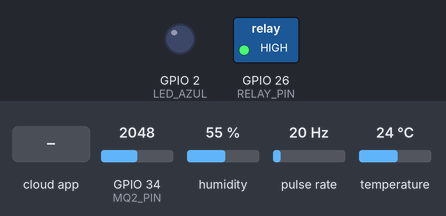
Bench run of a sketch on a simulated ESP32. Parts: switched loads named in the sketch (green lamp = pin HIGH), output pins drawn as LEDs (lit = HIGH). Wiring (inferred from the names in the program): pulse sensor: data GPIO 14. Inputs (shaded band) come from the test bench; at power-on: GPIO 34 (MQ2_PIN) = 2048, humidity 55 %, pulse rate 20 Hz, temperature 24 °C. WiFi joins after 1.5 s; servers stay silent unless stated; the Firebase database answers and starts empty; what the sketch prints to the serial monitor is not drawn.

Above: at 3.7 s.
3.8 s: the phone or cloud app sets cerradura to encendido
At 7.9 s:
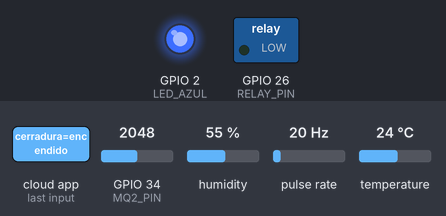
At 8.8 s:
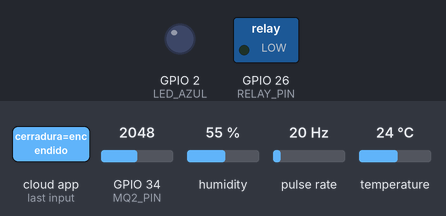
Timing chart, 0 to 19.5 s (numbered marks = the images above; inputs shaded):
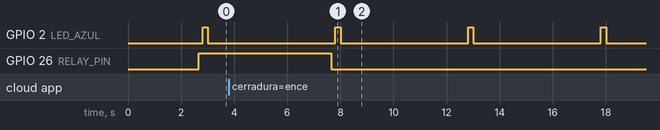

The sketch:

main.ino
```cpp
#include <WiFi.h>
#include <Firebase_ESP_Client.h>
#include <DHT.h>

// =================== CONFIG ===================
#define WIFI_SSID "Totalplay-75AD"
#define WIFI_PASSWORD "75ADFD68Mv2BxNkx"
#define FIREBASE_HOST "prueba-5a1c4-default-rtdb.firebaseio.com/"
#define FIREBASE_SECRET "I2ddgVPJ15IFg6mO2lZCmXNhgEDxFcpnCrRfVj9e"

// =================== PINES ===================
#define DHTPIN 4
#define DHTTYPE DHT22
#define MQ2_PIN 34
#define FLOW_SENSOR_PIN 14
#define RELAY_PIN 26       // Relé en GPIO26
#define LED_AZUL 2         // LED azul interno en GPIO2

// =================== VARIABLES ===================
volatile int pulseCount = 0;
float flowRate = 0;
unsigned long oldTime = 0;

DHT dht(DHTPIN, DHTTYPE);
FirebaseData fbdo;
FirebaseAuth auth;
FirebaseConfig config;

String basePath = "/departamentos/deptodpto1/sensores";
unsigned long sendDataPrevMillis = 0;

// =================== INTERRUPCIÓN ===================
void IRAM_ATTR pulseCounter() {
  pulseCount++;
}

// =================== SETUP ===================
void setup() {
  Serial.begin(115200);
  dht.begin();
  pinMode(MQ2_PIN, INPUT);
  pinMode(FLOW_SENSOR_PIN, INPUT_PULLUP);
  pinMode(RELAY_PIN, OUTPUT);
  pinMode(LED_AZUL, OUTPUT);

  // Apagar al inicio
  digitalWrite(RELAY_PIN, LOW);
  digitalWrite(LED_AZUL, LOW);

  attachInterrupt(digitalPinToInterrupt(FLOW_SENSOR_PIN), pulseCounter, RISING);

  // Conectar a WiFi
  WiFi.begin(WIFI_SSID, WIFI_PASSWORD);
  Serial.print("Conectando al WiFi...");
  while (WiFi.status() != WL_CONNECTED) {
    delay(500);
    Serial.print(".");
  }
  Serial.println("Conectado al WiFi");

  // Configurar Firebase
  config.host = FIREBASE_HOST;
  config.signer.tokens.legacy_token = FIREBASE_SECRET;
  Firebase.begin(&config, &auth);
  Firebase.reconnectWiFi(true);
  delay(1000);
}

// =================== LOOP ===================
void loop() {
  if (Firebase.ready() && (millis() - sendDataPrevMillis > 5000 || sendDataPrevMillis == 0)) {
    sendDataPrevMillis = millis();

    // Leer sensores
    float h = dht.readHumidity();
    float t = dht.readTemperature();
    int humoRaw = analogRead(MQ2_PIN);
    float humo = map(humoRaw, 0, 4095, 0, 100);

    // Calcular flujo de agua (YF-S201)
    unsigned long currentTime = millis();
    unsigned long deltaTime = currentTime - oldTime;
    if (deltaTime >= 1000) {
      detachInterrupt(digitalPinToInterrupt(FLOW_SENSOR_PIN));
      flowRate = (pulseCount / 7.5); // Ajustar según datasheet del YF-S201
      pulseCount = 0;
      oldTime = currentTime;
      attachInterrupt(digitalPinToInterrupt(FLOW_SENSOR_PIN), pulseCounter, RISING);
    }

    // Validar datos del DHT22
    if (isnan(h) || isnan(t)) {
      Serial.println("Error leyendo DHT22");
      return;
    }

    // Imprimir datos
    Serial.printf("Humedad: %.2f%% | Temp: %.2f°C | Humo: %.2f%% | Agua: %.3f L/min\n", h, t, humo, flowRate);

    // Enviar datos a Firebase
    FirebaseJson json;
    json.set("humedad", h);
    json.set("temperatura", t);
    json.set("humo", humo);
    json.set("agua", flowRate);
    json.set("timestamp", millis() / 1000);

    // Leer estado del relé desde Firebase
    String relayState;
    if (Firebase.RTDB.getString(&fbdo, basePath + "/datos_completos/cerradura")) {
      relayState = fbdo.stringData();
      digitalWrite(RELAY_PIN, relayState == "encendido" ? LOW : HIGH);
      Serial.println("Estado del relé: " + relayState);
    } else {
      Serial.println("Error leyendo estado del relé: " + fbdo.errorReason());
    }

    // Incluir el estado actual del relé en el JSON
    json.set("cerradura", relayState);

    // Enviar JSON a Firebase
    bool sendSuccess = Firebase.RTDB.setJSON(&fbdo, basePath + "/datos_completos", &json);

    if (sendSuccess) {
      Serial.println("Datos enviados correctamente a Firebase");
      digitalWrite(LED_AZUL, HIGH);
      delay(200); // Breve encendido del LED como feedback
      digitalWrite(LED_AZUL, LOW);
    } else {
      Serial.println("Error enviando JSON: " + fbdo.errorReason());
    }
  }
}
```

Measured:
- after the input at 3.8 s, GPIO 26 (RELAY_PIN): HIGH → LOW after 3.9 s
- by itself, GPIO 2 (LED_AZUL): alternates HIGH for 0.20 s and LOW for 4.8 s
